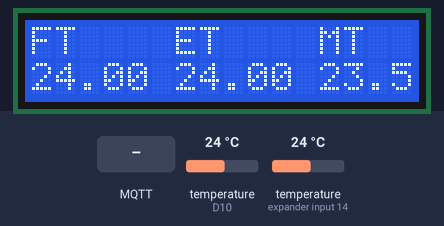
This sketch was run on a simulated Arduino Uno R4 WiFi. Parts: 16×2 character LCD. Inputs (shaded band) come from the test bench; at power-on: temperature (sensors on D10, expander input 14) 24 °C. WiFi joins after 1.5 s; servers stay silent unless stated; uploads are accepted with an empty reply; no MQTT or app messages arrive unless stated; what the sketch prints to the serial monitor is not drawn.

Above: at 12.9 s.
13.0 s: MQTT message "200" arrives on the first subscribed topic
At 20.5 s:
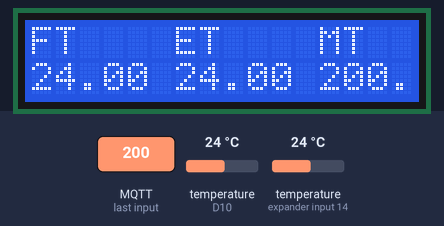
20.8 s: temperature (sensor on D10) set to 12 °C
At 25.6 s:
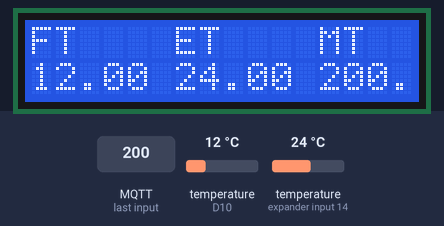
26.6 s: temperature (sensor on expander input 14) set to 12 °C
At 31.6 s:
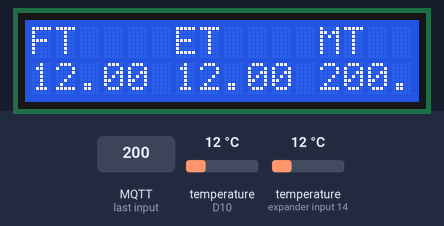
32.4 s: MQTT message "5" arrives on the first subscribed topic
At 38.6 s:
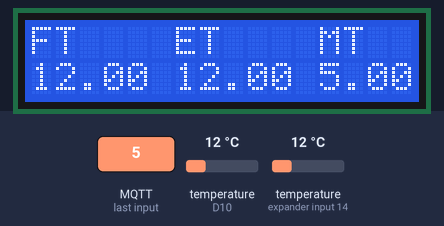
39.2 s: temperature (sensor on D10) set to 19 °C
At 44.8 s:
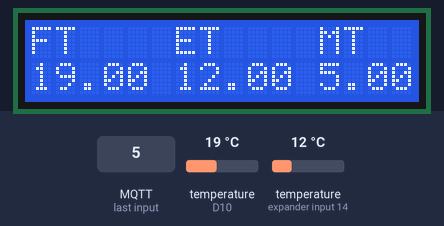
45.2 s: temperature (sensor on expander input 14) set to 19 °C
At 51.0 s:
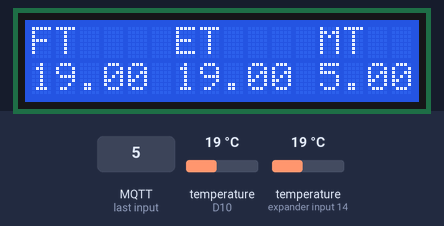
Timing chart, 0 to 52.1 s (numbered marks = the images above; inputs shaded):
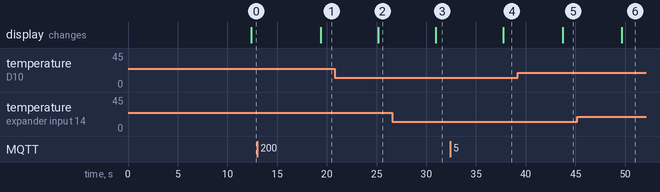

Measured:
- after the input at 13.0 s, the display: changes after 6.4 s (image 1)
- after the input at 20.8 s, the display: changes after 4.4 s (image 2)
- after the input at 26.6 s, the display: changes after 4.3 s (image 3)
- after the input at 32.4 s, the display: changes after 5.3 s (image 4)
- after the input at 39.2 s, the display: changes after 4.5 s (image 5)
- after the input at 45.2 s, the display: changes after 4.5 s (image 6)

The sketch:

BrewFridge.ino
```cpp
#include <WiFiS3.h>
#include <WiFiSSLClient.h>
#include <IPAddress.h>
#include <ArduinoMqttClient.h>
#include <HttpClient.h>
#include <LiquidCrystal.h>
#include <OneWire.h>
#include <DallasTemperature.h>
#include "arduino_secrets.h"

#define TASMOTA_LOCAL_IP "192.168.1.180"

#define INITIAL_MAX_BEER_TEMPERATURE 23.5
#define INITIAL_MINTIME_FRIDGE_ON 90000

// OutTopic: Publish all at once Fridge Temperature, Fridge Status, External Temperature
// InTopic1: Subscribe to Max Beer Temperature
// InTopic2: Subscribe to MinTime Fridge ON
#define OUT_TOPIC "channels/2239528/publish"
#define IN_TOPIC_MAX_BEER_TEMPERATURE "channels/2239528/subscribe/fields/field2";
#define IN_TOPIC_MINTIME_FRIDGE_ON "channels/2239528/subscribe/fields/field4";

// Data wire is conntec to the Arduino digital pin 10
#define ONE_WIRE_BUS 10

// Setup a oneWire instance to communicate with any OneWire devices
OneWire oneWire(ONE_WIRE_BUS);

// Pass our oneWire reference to Dallas Temperature sensor
DallasTemperature sensors(&oneWire);

// Configuring two different WiFiClient: one for the MqttClient & one for HttpClient
// It is necessary because they need two different TCP Connections
WiFiClient mqttWifiClient;
WiFiClient httpWifiClient;
MqttClient mqttClient(mqttWifiClient);
HttpClient client = HttpClient(httpWifiClient, TASMOTA_LOCAL_IP, 80);

///////please enter your sensitive data in the Secret tab/arduino_secrets.h
char ssid[] = SECRET_SSID;        // your network SSID (name)
char pass[] = SECRET_PASS;        // your network password (use for WPA, or use as key for WEP)
char mqttClientId[] = MQTT_CLIENT_ID;
char mqttUsername[] = MQTT_USERNAME;
char mqttPassword[] = MQTT_PASSWORD;

int status = WL_IDLE_STATUS;

// initialize the library by associating any needed LCD interface pin
// with the arduino pin number it is connected to
const int rs = 12, en = 11, d4 = 5, d5 = 4, d6 = 3, d7 = 2;
LiquidCrystal lcd(rs, en, d4, d5, d6, d7);

// these constants won't change.  But you can change the size of
// your LCD using them:
const int numRows = 2;
const int numCols = 16;

// MQTT ThingSpeak Configuration
const char broker[]    = "mqtt3.thingspeak.com";
int        port        = 1883;

// OutTopic: Publish all at once Fridge Temperature, Fridge Status, External Temperature
// InTopic1: Subscribe to Max Beer Temperature
// InTopic2: Subscribe to MinTime Fridge ON
const char * outTopic = OUT_TOPIC;
const char * inTopic1 = IN_TOPIC_MAX_BEER_TEMPERATURE;
const char * inTopic2 = IN_TOPIC_MINTIME_FRIDGE_ON;
bool retained = false;
int qos = 0;
bool dup = false;

// Temperatures variables
float maxBeerTemperature = INITIAL_MAX_BEER_TEMPERATURE;
float fridgeTemperature;
float externalTemperature;

// Time variables
unsigned long instantFridgeOn = millis();
unsigned long timePassed;
unsigned long minTimeFridgeOn = INITIAL_MINTIME_FRIDGE_ON;

// Fridge Status
#define ON "1"
#define OFF "0"
char * frigo = OFF;

void setup() {
/* -------------------------------------------------------------------------- */
  //Initialize serial and wait for port to open:
  Serial.begin(115200);

  // set up the LCD's number of columns and rows:
  lcd.begin(numCols, numRows);

  lcd.setCursor(0,0);
  lcd.write("FT");
  lcd.setCursor(6, 0);
  lcd.print("ET");
  lcd.setCursor(12, 0);
  lcd.print("MT");

  // check for the WiFi module:
  if (WiFi.status() == WL_NO_MODULE) {
    Serial.println("Communication with WiFi module failed!");
    // don't continue
    while (true);
  }

  String fv = WiFi.firmwareVersion();
  if (fv < WIFI_FIRMWARE_LATEST_VERSION) {
    Serial.println("Please upgrade the firmware");
  }

  // attempt to connect to WiFi network:
  while (status != WL_CONNECTED) {
    Serial.print("Attempting to connect to SSID: ");
    Serial.println(ssid);
    // Connect to WPA/WPA2 network.
    status = WiFi.begin(ssid, pass);

    // wait 10 seconds for connection:
    delay(10000);
  }

  printWifiStatus();

  mqttClient.setId(mqttClientId);
  mqttClient.setUsernamePassword(mqttUsername, mqttPassword);
  mqttClient.setCleanSession(true);

  if (!mqttClient.connect(broker, port)) {
    Serial.print("MQTT connection failed! Error code = ");
    Serial.println(mqttClient.connectError());

    while (1);
  }

  Serial.println("You're connected to the MQTT broker!");
  Serial.println();

  mqttClient.onMessage(onMqttMessage);

  mqttClient.subscribe(inTopic1);
  mqttClient.subscribe(inTopic2);
}

void loop() {
  // call poll() regularly to allow the library to receive MQTT messages and
  // send MQTT keep alives which avoids being disconnected by the broker
  mqttClient.poll();

  // Call sensors.requestTemperatures() to issue a global temperature and Requests to all devices on the bus
  sensors.requestTemperatures();
  // Why "byIndex"? You can have more than one IC on the same bus. 0 refers to the first IC on the wire
  fridgeTemperature = sensors.getTempCByIndex(0);
  externalTemperature = sensors.getTempCByIndex(1);

  Serial.print("Fridge temperature: ");
  Serial.print(fridgeTemperature);
  Serial.print("; External temperature: ");
  Serial.print(externalTemperature);
  Serial.print("; Max Beer Temperature: ");
  Serial.print(maxBeerTemperature);
  Serial.print("; MinTime Fridge ON: ");
  Serial.println(minTimeFridgeOn);

  lcd.setCursor(0,1);
  lcd.print(fridgeTemperature);
  lcd.setCursor(6, 1);
  lcd.print(externalTemperature);
  lcd.setCursor(12, 1);
  lcd.print(maxBeerTemperature);


  if( fridgeTemperature > maxBeerTemperature ){

    client.get("/cm?cmnd=Power%20On");
    // read the status code and body of the response
    int statusCode = client.responseStatusCode();
    String response = client.responseBody();

    Serial.print("Status code: ");
    Serial.println(statusCode);
    Serial.print("Response: ");
    Serial.println(response);

    if(statusCode == 200) frigo = ON;

    instantFridgeOn = millis();

  }else{

    timePassed = millis() - instantFridgeOn;

    if ( timePassed > minTimeFridgeOn ){

      client.get("/cm?cmnd=Power%20Off");
      // read the status code and body of the response
      int statusCode = client.responseStatusCode();
      String response = client.responseBody();

      Serial.print("Status code: ");
      Serial.println(statusCode);
      Serial.print("Response: ");
      Serial.println(response);

      if(statusCode == 200) frigo = OFF;

    }
  }

  String payload;

  payload = "field1=";
  payload += fridgeTemperature;
  payload += "&field3=";
  payload += frigo;
  payload += "&field5=";
  payload += externalTemperature;
  payload += "&status=MQTTPUBLISH";

  Serial.print("Sending message to topic: ");
  Serial.println(outTopic);
  Serial.println(payload);

  mqttClient.beginMessage(outTopic, payload.length(), retained, qos, dup);
  mqttClient.print(payload);
  mqttClient.endMessage();

  Serial.println();

  delay(5000);
}

/* -------------------------------------------------------------------------- */
void printWifiStatus() {
/* -------------------------------------------------------------------------- */
  // print the SSID of the network you're attached to:
  Serial.print("SSID: ");
  Serial.println(WiFi.SSID());

  // print your board's IP address:
  IPAddress ip = WiFi.localIP();
  Serial.print("IP Address: ");
  Serial.println(ip);

  // print the received signal strength:
  long rssi = WiFi.RSSI();
  Serial.print("signal strength (RSSI):");
  Serial.print(rssi);
  Serial.println(" dBm");
}

/* -------------------------------------------------------------------------- */
void onMqttMessage(int messageSize) {
/* -------------------------------------------------------------------------- */
  // we received a message, print out the topic and contents

  String topic = mqttClient.messageTopic();
  String message = mqttClient.readString();

  Serial.print("Received a message with topic '");
  Serial.print(topic);
  Serial.print("', duplicate = ");
  Serial.print(mqttClient.messageDup() ? "true" : "false");
  Serial.print(", QoS = ");
  Serial.print(mqttClient.messageQoS());
  Serial.print(", retained = ");
  Serial.print(mqttClient.messageRetain() ? "true" : "false");
  Serial.print("', length ");
  Serial.print(messageSize);
  Serial.println(" bytes:");

  if(topic.equals(inTopic1)){
    maxBeerTemperature = message.toFloat();

    Serial.print("New Max Beer Temperature: ");
    Serial.println(maxBeerTemperature);
    Serial.println();
  }

  if(topic.equals(inTopic2)){
    int seconds = message.toInt();
    minTimeFridgeOn = (unsigned long) seconds * 1000;

    Serial.print("New MinTime Fridge ON: ");
    Serial.println(minTimeFridgeOn);
    Serial.println();
  }
}
```

arduino_secrets.h
```cpp
#define SECRET_SSID ""
#define SECRET_PASS ""

#define MQTT_CLIENT_ID ""
#define MQTT_USERNAME ""
#define MQTT_PASSWORD ""
```
